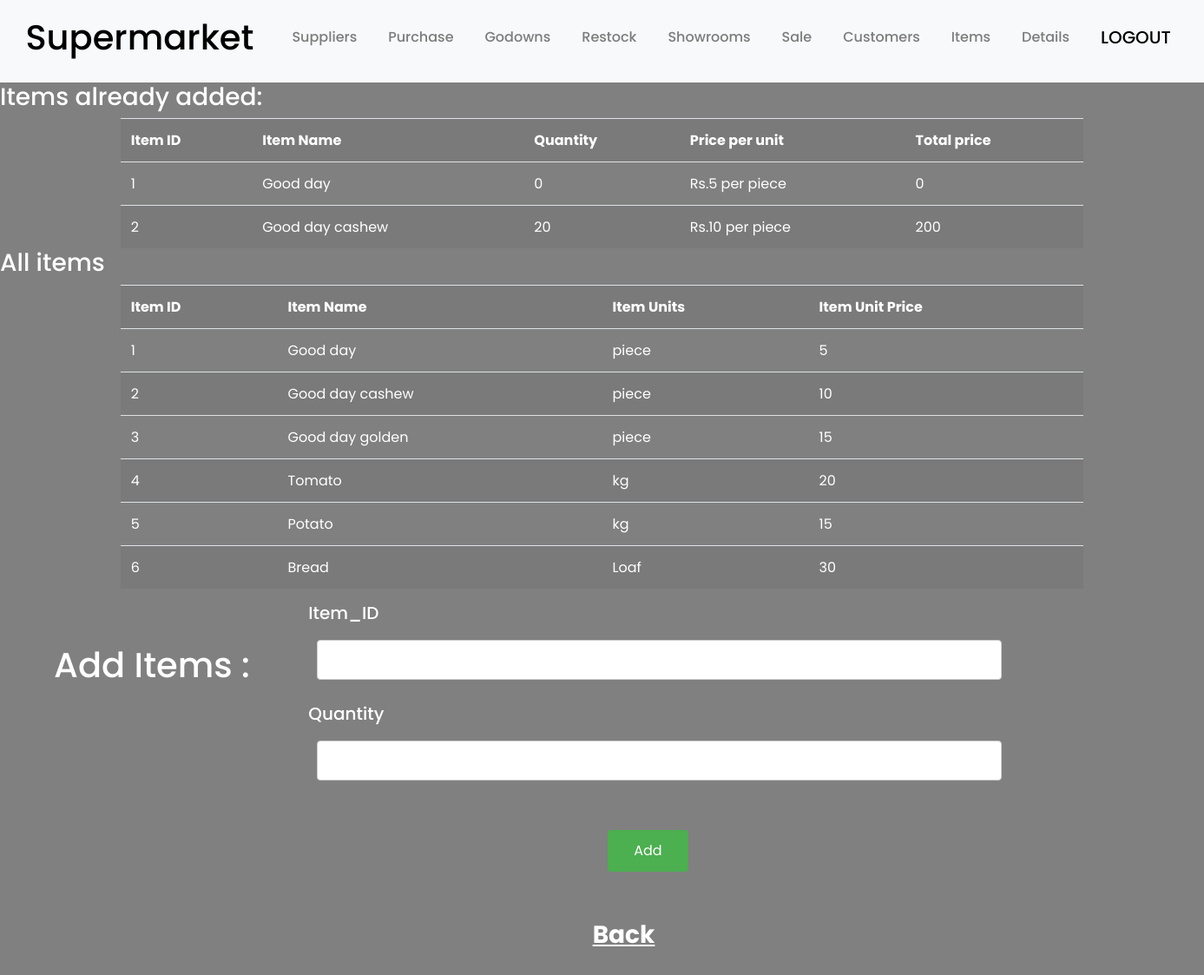
/editpurchase.php?Pid=19 (signed in), run on the app's committed database.
### tables this page shows
CREATE TABLE `purchase_item_details` (
  `Purchase_ID` smallint(6) NOT NULL,
  `Item_ID` smallint(6) NOT NULL,
  `Quantity` int(11) NOT NULL
);

CREATE TABLE `item` (
  `Item_ID` smallint(6) NOT NULL,
  `Item_Name` varchar(20) NOT NULL,
  `Item_Units` varchar(10) NOT NULL,
  `Item_Unit_Price` float NOT NULL
);

### editpurchase.php (the view, shortened to what this page needs)
<?php
	$servername = "localhost";
	$username = "root";
	$password = "";
	$dbname = "supermarket";
?>
<?php include "head.php"; ?>
<!DOCTYPE html>
<html>
<head>
</head>
<body>
<?php
	echo "<h3>Items already added: </h3>";
	$Pid = $_GET['Pid'];
	$conn = new mysqli($servername, $username, $password, $dbname);
	$sql = "SELECT * FROM purchase_item_details natural join item where Purchase_ID = $Pid";
	$result = $conn->query($sql);
	if ($result->num_rows > 0) {
	    echo "<table class = 'table table-hover table-striped'><tr><th>Item ID</th><th>Item Name</th><th>Quantity</th><th>Price per unit</th><th>Total price</th></tr>";
	    while($row = $result->fetch_assoc()) {
	        echo "<tr><td>" . $row["Item_ID"]. "</td><td>" . $row["Item_Name"]. "</td><td>" . $row["Quantity"] . "</td><td>Rs." . $row["Item_Unit_Price"] . " per " . $row["Item_Units"] ."</td><td>" . $row["Item_Unit_Price"] * $row["Quantity"]. "</td></tr>";
	    }
	    echo "</table>";
	} else {
	    echo "0 results";
	}
	echo "<h3>All items</h3>";
	$sql = "SELECT * FROM item";
	$result = $conn->query($sql);
	if ($result->num_rows > 0) {
	    echo "<table class = 'table table-hover table-striped'><tr><th>Item ID</th><th>Item Name</th><th>Item Units</th><th>Item Unit Price</th></tr>";
	    while($row = $result->fetch_assoc()) {
	        echo "<tr><td>" . $row["Item_ID"]. "</td><td>" . $row["Item_Name"]. "</td><td>" . $row["Item_Units"]. "</td><td>" . $row["Item_Unit_Price"]. "</td></tr>";
	    }
	    echo "</table>";
	} else {
	    echo "0 results";
	}
?>
<div class = "container-fluid row padding" >
    <div class="col-lg-3 col-md-6 col-sm-6" >
        <h1 style = "padding-left: 15%"><br>Add Items : </h1>
    </div>
    <div class="col-lg-9 col-md-6 col-sm-6" >
		<form method='post'>
			<label><h5>Item_ID</h5></label>
			<br>
			<input type='text' name='Iid' required>
			<br><br>
			<label><h5>Quantity</h5></label>
			<br>
			<input type='int' name='quant' required
				style = "width: 80%;
				padding: 10px 20px;
				margin: 3px 10px;
				display: inline-block;
				border: 1px solid #ccc;
				border-radius: 4px;
				box-sizing: border-box;"
			>
			<br><br>
			<button type='submit' name='button3'>Add</button>
		</form>
	</div>
</div>
<br>
<center><h3><a href='home.php' style = "color : white; font-weight : bold; padding-left : 50px; text-decoration: underline">Back</a></h3></center>
<br><br><br>
</body>
</html>

### style.css (style rules this page uses)
html, body { height: 100%; width: 100%; font-size:16px; font-family: 'Poppins', sans-serif; background-color:gray; color: white; }
.padding { padding-bottom: 1rem; }
.table { width: 80%; margin: 0 auto; }
input[type = text], input[type = number], input[type = password], input[type = varchar], input[type = double], input[type = Date], input[type = Int], select { width: 80%; padding: 10px 20px; margin: 3px 10px; display: inline-block; border: 1px solid #ccc; border-radius: 4px; box-sizing: border-box; }
button[type = submit] { background-color: #4CAF50; color: white; margin-left: 35%; margin-top: 30px; padding: 12px 30px; border: none; border-radius: 4px; cursor: pointer; float: left; }
[class*="col-"] { padding: 1rem; }

### data on the page
purchase_item_details: Item_ID "1", Item_ID.Item_Name "Good day", Quantity "0", Item_ID.Item_Unit_Price "5", Item_ID.Item_Units "piece", $row['Item_Unit_Price']*$row['Quantity'] "0"
purchase_item_details: Item_ID "2", Item_ID.Item_Name "Good day cashew", Quantity "20", Item_ID.Item_Unit_Price "10", Item_ID.Item_Units "piece", $row["Item_Unit_Price"] * $row["Quantity"] "200"
item: Item_ID "1", Item_Name "Good day", Item_Units "piece", Item_Unit_Price "5"
item: Item_ID "2", Item_Name "Good day cashew", Item_Units "piece", Item_Unit_Price "10"
item: Item_ID "3", Item_Name "Good day golden", Item_Units "piece", Item_Unit_Price "15"
item: Item_ID "4", Item_Name "Tomato", Item_Units "kg", Item_Unit_Price "20"
item: Item_ID "5", Item_Name "Potato", Item_Units "kg", Item_Unit_Price "15"
item: Item_ID "6", Item_Name "Bread", Item_Units "Loaf", Item_Unit_Price "30"
